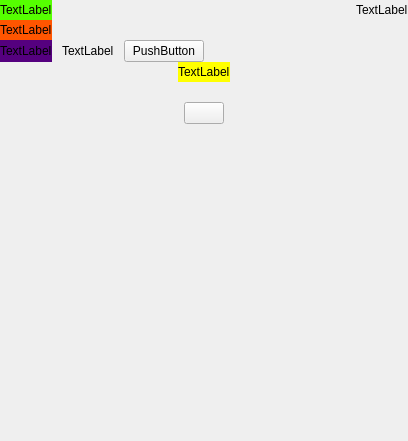
<?xml version="1.0" encoding="UTF-8"?>
<ui version="4.0">
 <class>SetBoard</class>
 <widget class="QWidget" name="SetBoard">
  <property name="geometry">
   <rect>
    <x>0</x>
    <y>0</y>
    <width>408</width>
    <height>441</height>
   </rect>
  </property>
  <property name="windowTitle">
   <string>Form</string>
  </property>
  <layout class="QVBoxLayout" name="verticalLayout">
   <property name="spacing">
    <number>0</number>
   </property>
   <property name="leftMargin">
    <number>0</number>
   </property>
   <property name="topMargin">
    <number>0</number>
   </property>
   <property name="rightMargin">
    <number>0</number>
   </property>
   <property name="bottomMargin">
    <number>0</number>
   </property>
   <item>
    <layout class="QHBoxLayout" name="horizontalLayout_2">
     <property name="spacing">
      <number>0</number>
     </property>
     <item>
      <widget class="QLabel" name="title_Lab">
       <property name="styleSheet">
        <string notr="true">background-color: rgb(85, 255, 0);</string>
       </property>
       <property name="text">
        <string>TextLabel</string>
       </property>
      </widget>
     </item>
     <item>
      <spacer name="horizontalSpacer">
       <property name="orientation">
        <enum>Qt::Horizontal</enum>
       </property>
       <property name="sizeHint" stdset="0">
        <size>
         <width>40</width>
         <height>20</height>
        </size>
       </property>
      </spacer>
     </item>
     <item>
      <widget class="QLabel" name="close_Lab">
       <property name="styleSheet">
        <string notr="true"/>
       </property>
       <property name="text">
        <string>TextLabel</string>
       </property>
      </widget>
     </item>
    </layout>
   </item>
   <item>
    <layout class="QHBoxLayout" name="horizontalLayout">
     <property name="spacing">
      <number>0</number>
     </property>
     <item>
      <widget class="QLabel" name="title2_Lab">
       <property name="styleSheet">
        <string notr="true">background-color: rgb(255, 85, 0);</string>
       </property>
       <property name="text">
        <string>TextLabel</string>
       </property>
      </widget>
     </item>
     <item>
      <spacer name="horizontalSpacer_9">
       <property name="orientation">
        <enum>Qt::Horizontal</enum>
       </property>
       <property name="sizeHint" stdset="0">
        <size>
         <width>40</width>
         <height>20</height>
        </size>
       </property>
      </spacer>
     </item>
    </layout>
   </item>
   <item>
    <layout class="QHBoxLayout" name="horizontalLayout_3">
     <property name="spacing">
      <number>10</number>
     </property>
     <item>
      <widget class="QLabel" name="title3_Lab">
       <property name="styleSheet">
        <string notr="true">background-color: rgb(85, 0, 127);</string>
       </property>
       <property name="text">
        <string>TextLabel</string>
       </property>
      </widget>
     </item>
     <item>
      <widget class="QLabel" name="title4_Lab">
       <property name="text">
        <string>TextLabel</string>
       </property>
      </widget>
     </item>
     <item>
      <widget class="PushButton_13" name="switch_Btn">
       <property name="text">
        <string>PushButton</string>
       </property>
      </widget>
     </item>
     <item>
      <spacer name="horizontalSpacer_2">
       <property name="orientation">
        <enum>Qt::Horizontal</enum>
       </property>
       <property name="sizeHint" stdset="0">
        <size>
         <width>40</width>
         <height>20</height>
        </size>
       </property>
      </spacer>
     </item>
    </layout>
   </item>
   <item>
    <layout class="QHBoxLayout" name="horizontalLayout_4">
     <property name="spacing">
      <number>0</number>
     </property>
     <item>
      <spacer name="horizontalSpacer_3">
       <property name="orientation">
        <enum>Qt::Horizontal</enum>
       </property>
       <property name="sizeHint" stdset="0">
        <size>
         <width>40</width>
         <height>20</height>
        </size>
       </property>
      </spacer>
     </item>
     <item>
      <widget class="QLabel" name="title5_Lab">
       <property name="styleSheet">
        <string notr="true">background-color: rgb(255, 255, 0);</string>
       </property>
       <property name="text">
        <string>TextLabel</string>
       </property>
      </widget>
     </item>
     <item>
      <spacer name="horizontalSpacer_4">
       <property name="orientation">
        <enum>Qt::Horizontal</enum>
       </property>
       <property name="sizeHint" stdset="0">
        <size>
         <width>40</width>
         <height>20</height>
        </size>
       </property>
      </spacer>
     </item>
    </layout>
   </item>
   <item>
    <layout class="QHBoxLayout" name="horizontalLayout_5">
     <property name="spacing">
      <number>0</number>
     </property>
     <item>
      <spacer name="horizontalSpacer_5">
       <property name="orientation">
        <enum>Qt::Horizontal</enum>
       </property>
       <property name="sizeHint" stdset="0">
        <size>
         <width>40</width>
         <height>20</height>
        </size>
       </property>
      </spacer>
     </item>
     <item>
      <widget class="Frame_2" name="frame">
       <property name="frameShape">
        <enum>QFrame::StyledPanel</enum>
       </property>
       <property name="frameShadow">
        <enum>QFrame::Raised</enum>
       </property>
      </widget>
     </item>
     <item>
      <spacer name="horizontalSpacer_6">
       <property name="orientation">
        <enum>Qt::Horizontal</enum>
       </property>
       <property name="sizeHint" stdset="0">
        <size>
         <width>40</width>
         <height>20</height>
        </size>
       </property>
      </spacer>
     </item>
    </layout>
   </item>
   <item>
    <layout class="QHBoxLayout" name="horizontalLayout_6">
     <property name="spacing">
      <number>0</number>
     </property>
     <item>
      <spacer name="horizontalSpacer_7">
       <property name="orientation">
        <enum>Qt::Horizontal</enum>
       </property>
       <property name="sizeHint" stdset="0">
        <size>
         <width>40</width>
         <height>20</height>
        </size>
       </property>
      </spacer>
     </item>
     <item>
      <widget class="QPushButton" name="move_Btn">
       <property name="text">
        <string/>
       </property>
      </widget>
     </item>
     <item>
      <spacer name="horizontalSpacer_8">
       <property name="orientation">
        <enum>Qt::Horizontal</enum>
       </property>
       <property name="sizeHint" stdset="0">
        <size>
         <width>40</width>
         <height>20</height>
        </size>
       </property>
      </spacer>
     </item>
    </layout>
   </item>
   <item>
    <spacer name="verticalSpacer">
     <property name="orientation">
      <enum>Qt::Vertical</enum>
     </property>
     <property name="sizeHint" stdset="0">
      <size>
       <width>17</width>
       <height>294</height>
      </size>
     </property>
    </spacer>
   </item>
  </layout>
 </widget>
 <customwidgets>
  <customwidget>
   <class>PushButton_13</class>
   <extends>QPushButton</extends>
   <header>Custom/PushButton/pushbutton_13.h</header>
  </customwidget>
  <customwidget>
   <class>Frame_2</class>
   <extends>QFrame</extends>
   <header>Custom/Frame/frame_2.h</header>
   <container>1</container>
  </customwidget>
 </customwidgets>
 <resources/>
 <connections/>
</ui>
